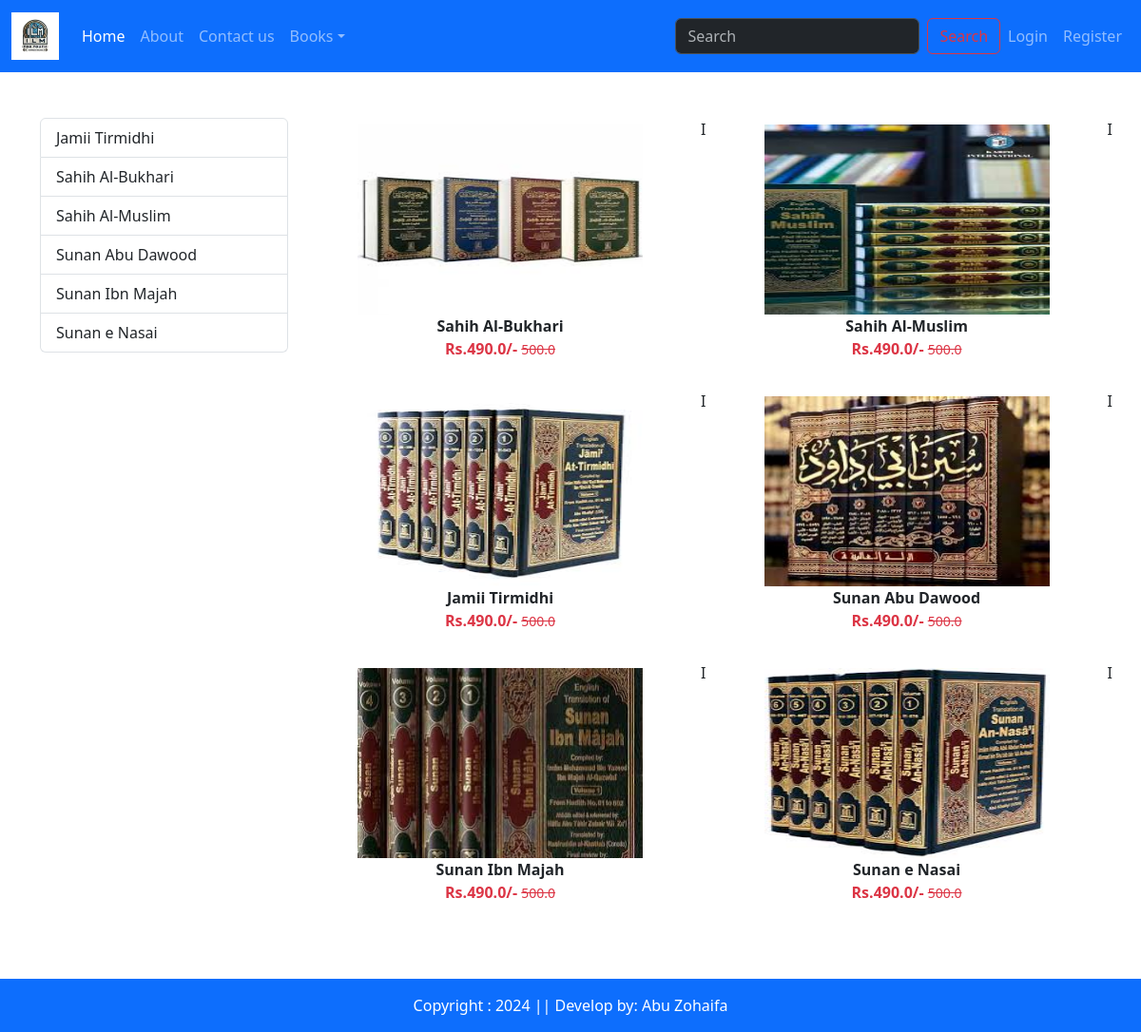
The page /category/SH on the database its author committed.
### app/models.py (models this page shows, shortened)
class Product(models.Model):
    title= models.CharField(max_length=100)
    selling_price = models.FloatField()
    discounted_price = models.FloatField()
    description= models.TextField()
    composition = models.TextField(default='')
    prodapp = models.TextField(default='')
    category =models.CharField(choices=CATEGORY_CHOICES, max_length=2)
    product_image = models.ImageField(upload_to='product')

### app/views.py (the view)
# urls.py: path("category/<slug:val>", views.CategoryView.as_view(), name="category" ),
class CategoryView(View):
    def get(self, request, val):
        product = Product.objects.filter(category=val)
        title =  Product.objects.filter(category=val).values('title').annotate(total=Count('title'))
        return render(request, "app/category.html", locals())

### app/context_processors.py (called while the page is built)
def total_items(request):
    totalitem = 0
    if request.user.is_authenticated:
        totalitem = len(Cart.objects.filter(user=request.user))
    return {'totalitem': totalitem}

### app/templates/app/category.html (shortened to what this page needs)
{% extends 'app/base.html' %}
{% load static %}
{% block main-content %}
<div class="container my-5">
    <div class="row">
        <div class="col-sm-3">
            <div class="list-group">
                {% for val in title %}
                <a href= "{% url 'category-title' val.title %}" class="list-group-item list-group-item-action" aria-current="true">{{val.title}}</a>
                {% endfor %}
            </div>
        </div>
    <div class="col-sm-9">
        <div class="row">
            {% for prod in product %}
            <div class="col text-center mb-4">
            <a href="{% url 'product-detail' prod.id %}" class="btn">
            <div>
                <img src="{{prod.product_image.url}}" width="300px" height="200px" />
                <div class="fw-bold">{{prod.title}}</div>
                <div class="fw-bold text-danger">
                Rs.{{prod.discounted_price}}/-
                <small class="fw-light text-decoration-line-through">{{prod.selling_price}}</small>
            </div>
        </div>
        </a>
    </div> I
    {% endfor %}
</div>
{% endblock main-content %}

### app/templates/app/base.html (shortened to what this page needs)
{% load static %}
<!DOCTYPE html>
<html lang="en">
<head>
    <link rel="stylesheet" href="https://cdnjs.cloudflare.com/ajax/libs/font-awesome/6.7.2/css/all.min.css"/>
    <link href="https://cdn.jsdelivr.net/npm/bootstrap@5.3.3/dist/css/bootstrap.min.css" rel="stylesheet">
    <link rel="stylesheet" href="{% static 'app/css/owl.carousel.min.css' %}" />
    <link rel="stylesheet" href="{% static 'app/css/style.css' %}" />
</head>
<body>
    <nav class="navbar navbar-expand-lg bg-primary" data-bs-theme="dark">
        <div class="container-fluid">
          <a class="navbar-brand" href="{% url 'home' %}"><img src="{% static 'app\images\product\title.jpg' %}" alt="" width="50" height="50"></a>
          <div class="collapse navbar-collapse" id="navbarColor01">
            <ul class="navbar-nav me-auto">
              <li class="nav-item">
                <a class="nav-link active" href="{% url 'home' %}">Home
                </a>
              </li>
              <li class="nav-item">
                <a class="nav-link" href="{% url 'about' %}">About</a>
              </li>
              <li class="nav-item">
                <a class="nav-link" href="{% url 'contact' %}">Contact us</a>
              </li>
              <li class="nav-item dropdown">
                <a class="nav-link dropdown-toggle" data-bs-toggle="dropdown" href="#" role="button" aria-haspopup="true" aria-expanded="false">Books</a>
              </li>
            </ul>
            <form class="d-flex" role="search" action="/search">
              <input class="form-control me-2" type="search" placeholder="Search" name="search"
              aria-label="Search">
              <button class="btn btn-outline-danger" type="submit">Search</button>
              </form>
          </div>
          <ul class="navbar-nav me-auto">
            {% if request.user.is_authenticated %}
            <li class="nav-item dropdown">
            <a class="nav-link dropdown-toggle" data-bs-toggle="dropdown" href="#" role="button" aria-haspopup="true" aria-expanded="false">{{ request.user.username }}</a>
            <div class="dropdown-menu">
                <a class="dropdown-item" href="{% url 'profile' %}">Profile</a>
                <a class="dropdown-item" href="{% url 'orders' %}">Order</a>
                <a class="dropdown-item" href="{% url 'passwordchange' %}">Change password</a>
                <form method="post" action="{% url 'logout' %}" style="display: inline;">
                  {% csrf_token %}
                  <button type="submit" class="dropdown-item">Logout</button>
                </form>
            </div>
            </li>
            <li class="nav-item"><a class="nav-link" href="{% url 'showcart' %}"><span class="badge bg-danger"> {% if totalitem > 0 %} {{totalitem}} {% endif %}</span>Cart</a></li
            {% else %}
            <li class="nav-item"><a class="nav-link" href="{% url 'login' %}">Login</a></li>
            <li class="nav-item"><a class="nav-link" href="{% url 'customerregistration' %}">Register</a></li>
            {% endif %}
          </ul>
        </div>
      </nav>
    <main>
    {% block main-content %}{% endblock main-content %}
    </main>
    <footer class="bg-primary text-white text-center py-3 mt-4">
        Copyright : 2024 || Develop by: Abu Zohaifa
    </footer>
</body>
</html>

### rows shown on the page
Product: product_image (picture), title "Sahih Al-Bukhari", discounted_price "490.0", selling_price "500.0"
Product: product_image (picture), title "Sahih Al-Muslim", discounted_price "490.0", selling_price "500.0"
Product: product_image (picture), title "Jamii Tirmidhi", discounted_price "490.0", selling_price "500.0"
Product: product_image (picture), title "Sunan Abu Dawood", discounted_price "490.0", selling_price "500.0"
Product: product_image (picture), title "Sunan Ibn Majah", discounted_price "490.0", selling_price "500.0"
Product: product_image (picture), title "Sunan e Nasai", discounted_price "490.0", selling_price "500.0"

### other values the page prints
{{ val.title }} "Jamii Tirmidhi" "Sahih Al-Bukhari" "Sahih Al-Muslim" "Sunan Abu Dawood" "Sunan Ibn Majah" "Sunan e Nasai"
